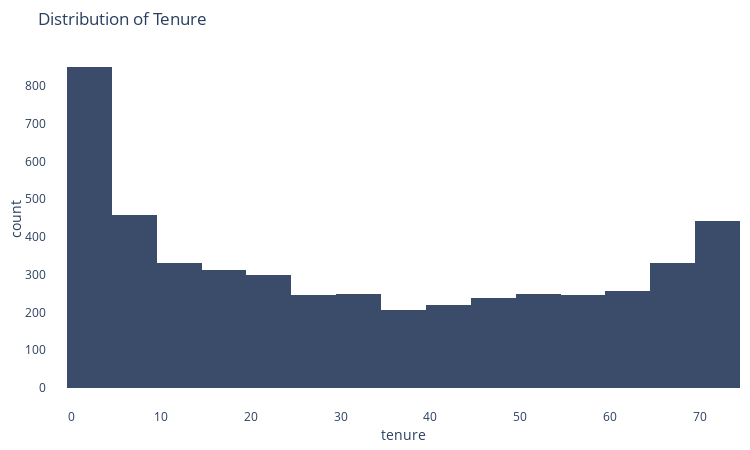

The code cell stored with this chart in its notebook:
### Markdown cell above
### 5.2. Check Distribution

### Code cell
# Create distribution plot for tenure with line plot
fig_dist = px.histogram(df, x='tenure', nbins=30, title='Distribution of Tenure', color_discrete_sequence=['#3A4C6A'], histfunc='count')

fig_dist.update_layout(
    autosize=False,
    width=750,
    height=450,
    margin=dict(
        l=0,
        r=10,
        b=0,
        t=50,
        pad=20
    ),
    plot_bgcolor='white',
    showlegend=False
)

### Figure 1 — Plotly figure (JSON) as saved in the notebook; plotly's stock layout.template omitted (floating-point values rounded to 4 significant figures; data arrays with more than 128 entries replaced by an {"elided": "..."} marker saying what was removed)
{"data": [{"alignmentgroup": "True", "bingroup": "x", "histfunc": "count", "hovertemplate": "tenure=%{x}<br>count=%{y}<extra></extra>", "legendgroup": "", "marker": {"color": "#3A4C6A", "pattern": {"shape": ""}}, "name": "", "nbinsx": 30, "offsetgroup": "", "orientation": "v", "showlegend": false, "type": "histogram", "x": {"elided": "4930 int values"}, "xaxis": "x", "yaxis": "y"}], "layout": {"autosize": false, "barmode": "relative", "height": 450, "legend": {"tracegroupgap": 0}, "margin": {"b": 0, "l": 0, "pad": 20, "r": 10, "t": 50}, "plot_bgcolor": "white", "showlegend": false, "title": {"text": "Distribution of Tenure"}, "width": 750, "xaxis": {"anchor": "y", "domain": [0, 1], "title": {"text": "tenure"}}, "yaxis": {"anchor": "x", "domain": [0, 1], "title": {"text": "count"}}}}
